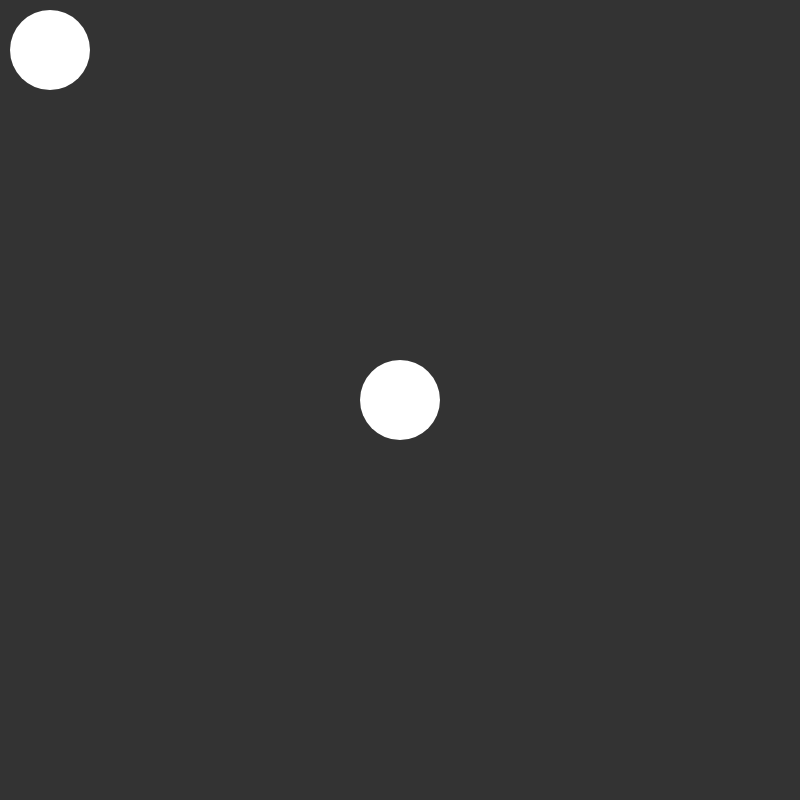
Frame 1 (no input)
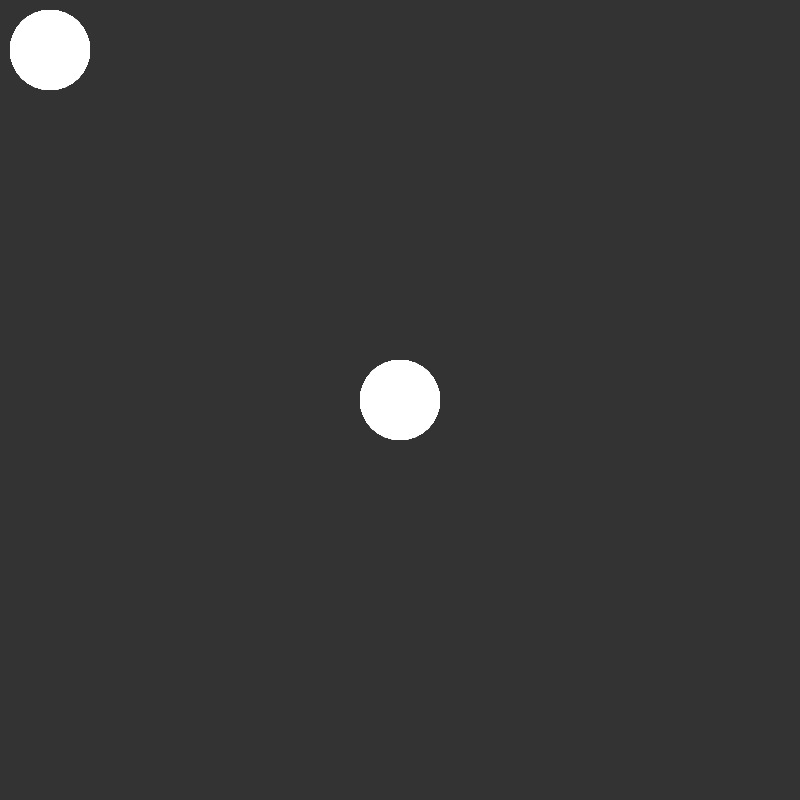
Frame 60 (no input)
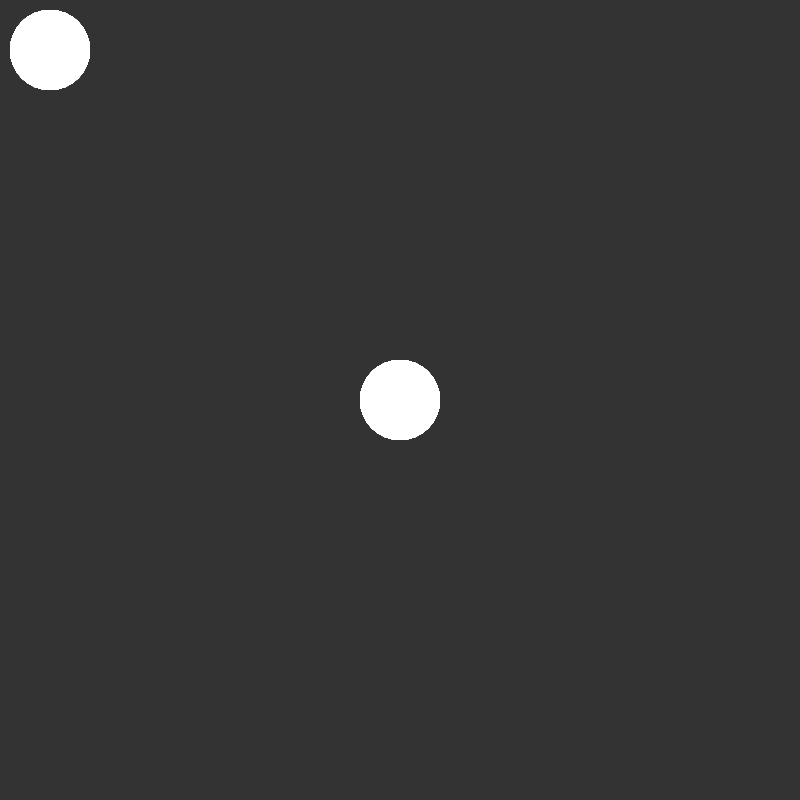
Frame 120 (the mouse pressed at the canvas centre since frame 60)

The p5.js sketch that drew these frames (run headless with seeded random() and noise() and a simulated clock; from frame 60 on, the mouse is pressed at the canvas centre):

// p5.js sketch
// ── sketch.js
function setup() {
  createCanvas(800, 800);
  background(51);
}

function draw() {
  fill(255);
  noStroke();
	ellipse(50, 50, 80, 80);
  ellipse(width/2, height/2, 80, 80);
}
